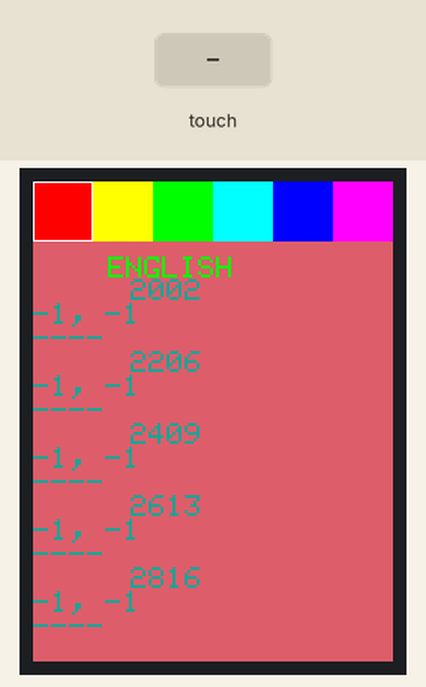
Recording of a sketch running on a simulated Arduino Leonardo, built with avr-gcc and run on an emulated ATmega32U4. Parts: 240×320 colour display. Inputs (shaded band) come from the test bench. What the sketch prints to the serial monitor is not drawn.

Above: at 2.9 s.
3.0 s: touch panel pressed at 13 % / 10 % of its raw x / y range
At 3.39 s:
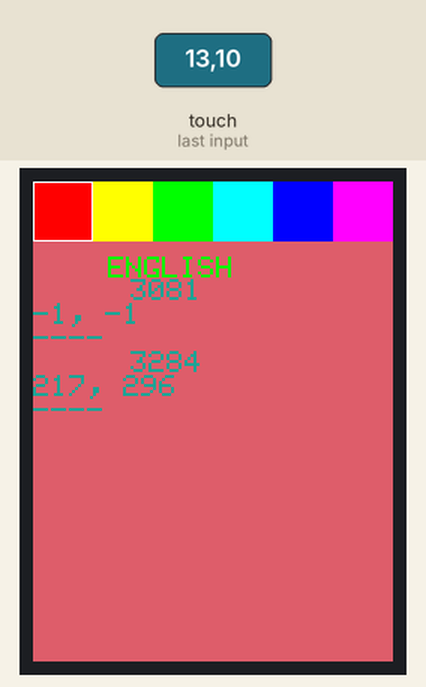
4.7 s: touch panel pressed at 38 % / 10 % of its raw x / y range
At 5.07 s:
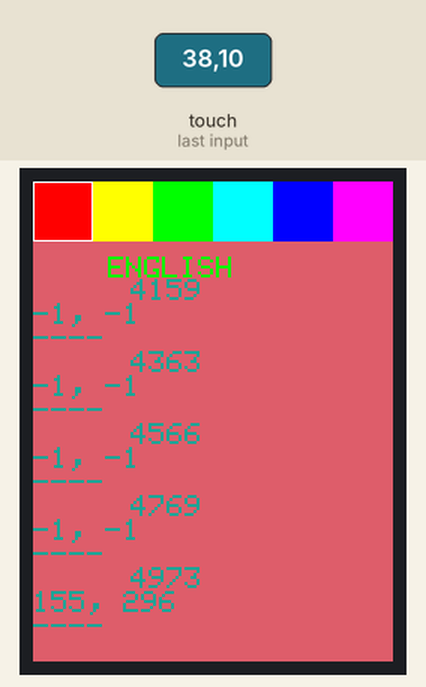
Timing chart, 0 to 7.7 s (numbered marks = the images above; inputs shaded):
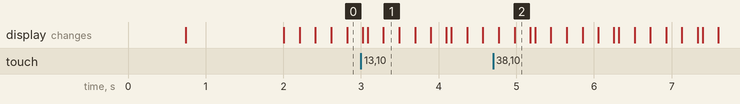

The sketch:

R2BB8v6_BackendTest.ino
```cpp
// Paint example specifically for the TFTLCD breakout board.
// If using the Arduino shield, use the tftpaint_shield.pde sketch instead!
// DOES NOT CURRENTLY WORK ON ARDUINO LEONARDO

#include "./Util/UtilMacros.h"

#include <Adafruit_GFX.h>//         - Core graphics library
#include "./Graphics/Colors.h"//    - Predefined 16-Bit Color Macros
//
#include "./Hardware/HAL.h"//       - Hardware Abstraction Layer

#include "BB8_Strings.h" //         - Localized Strings

#include "./Menu/ButtonItem.h"//    - Buttons.

RectRegion* EraseButton = new RectRegion(0,HAL.HEIGHT-11, HAL.WIDTH, 11);
RectRegion* PaintRegion = new RectRegion(0,BOXSIZE, HAL.WIDTH, HAL.HEIGHT-BOXSIZE);
RectRegion* TimerRegion = new RectRegion(0,BOXSIZE+25, HAL.WIDTH, HAL.HEIGHT-BOXSIZE);

// MenuItem* buttons[] = {
//   new ButtonItem(new RectRegion(BOXSIZE*0,BOXSIZE, BOXSIZE, BOXSIZE), RED),
//   new ButtonItem(new RectRegion(BOXSIZE*1,BOXSIZE, BOXSIZE, BOXSIZE), YELLOW),
//   new ButtonItem(new RectRegion(BOXSIZE*2,BOXSIZE, BOXSIZE, BOXSIZE), GREEN),
//   new ButtonItem(new RectRegion(BOXSIZE*3,BOXSIZE, BOXSIZE, BOXSIZE), CYAN),
//   new ButtonItem(new RectRegion(BOXSIZE*4,BOXSIZE, BOXSIZE, BOXSIZE), BLUE),
//   new ButtonItem(new RectRegion(BOXSIZE*5,BOXSIZE, BOXSIZE, BOXSIZE), MAGENTA)
// };


void setup(void) {
  Serial.begin(9600);
  Serial.println("> Begin");
  //Initialize Data Structures:
  populateStrings();
                                                                                Serial.println("Strings Initialized.");

  init_HAL();
                                                                                Serial.println("HAL Initialized.");
                                                                                Serial.print("Screen Size:");
                                                                                Serial.print(HAL.tft.width());
                                                                                Serial.print("x");
                                                                                Serial.println(HAL.tft.height());

  HAL.tft.setCursor(50, 50);
  HAL.tft.setTextColor(GREEN);  HAL.tft.setTextSize(2);
  HAL.tft.println(GSC(STR__LANGUAGE_NAME));
                                                                                Serial.println("Language Named.");

  delay(1000);
}

void loop() {
  static unsigned int loop_cnt = 0;
  static ScreenPosition* touch;
                                                                                Serial.print("Loop Begin: ");
                                                                                Serial.println(millis());
  touch = HAL.touchPosition();

  delay(200);
  if (loop_cnt % 5 == 0){
    HAL.eraseRegion(TimerRegion);
    HAL.tft.setCursor(65, 65);
  } else{
    HAL.tft.setCursor(65, HAL.tft.getCursorY());
  } // loopcnt%?
  HAL.tft.setTextColor(0xFFFF-BGCOLOR);  HAL.tft.setTextSize(2);
  HAL.tft.println(String(millis()));
  HAL.tft.print(touch->x);
  HAL.tft.print(", ");
  HAL.tft.println(touch->y);

  HAL.tft.println("----");
                                                                                Serial.print("Loop End: ");
                                                                                Serial.println(millis());

  // if( EraseButton.contains(touch) ){
  //   HAL.eraseRegion(PaintRegion);
  // }

  // for(auto& button : buttons){
  //   button->update(touch);
  //   button->draw();
  // }

  //
  //
  // if (p.y < BOXSIZE) {
  //    oldcolor = currentcolor;
  //
  //    if (p.x < BOXSIZE) {
  //      currentcolor = RED;
  //      HAL.tft.drawRect(0, 0, BOXSIZE, BOXSIZE, WHITE);
  //    } else if (p.x < BOXSIZE*2) {
  //      currentcolor = YELLOW;
  //      HAL.tft.drawRect(BOXSIZE, 0, BOXSIZE, BOXSIZE, WHITE);
  //    } else if (p.x < BOXSIZE*3) {
  //      currentcolor = GREEN;
  //      HAL.tft.drawRect(BOXSIZE*2, 0, BOXSIZE, BOXSIZE, WHITE);
  //    } else if (p.x < BOXSIZE*4) {
  //      currentcolor = CYAN;
  //      HAL.tft.drawRect(BOXSIZE*3, 0, BOXSIZE, BOXSIZE, WHITE);
  //    } else if (p.x < BOXSIZE*5) {
  //      currentcolor = BLUE;
  //      HAL.tft.drawRect(BOXSIZE*4, 0, BOXSIZE, BOXSIZE, WHITE);
  //    } else if (p.x < BOXSIZE*6) {
  //      currentcolor = MAGENTA;
  //      HAL.tft.drawRect(BOXSIZE*5, 0, BOXSIZE, BOXSIZE, WHITE);
  //    }
  //
  //    if (oldcolor != currentcolor) {
  //       if (oldcolor == RED) HAL.tft.fillRect(0, 0, BOXSIZE, BOXSIZE, RED);
  //       if (oldcolor == YELLOW) HAL.tft.fillRect(BOXSIZE, 0, BOXSIZE, BOXSIZE, YELLOW);
  //       if (oldcolor == GREEN) HAL.tft.fillRect(BOXSIZE*2, 0, BOXSIZE, BOXSIZE, GREEN);
  //       if (oldcolor == CYAN) HAL.tft.fillRect(BOXSIZE*3, 0, BOXSIZE, BOXSIZE, CYAN);
  //       if (oldcolor == BLUE) HAL.tft.fillRect(BOXSIZE*4, 0, BOXSIZE, BOXSIZE, BLUE);
  //       if (oldcolor == MAGENTA) HAL.tft.fillRect(BOXSIZE*5, 0, BOXSIZE, BOXSIZE, MAGENTA);
  //    }
  // }
  // if (((p.y-PENRADIUS) > BOXSIZE) && ((p.y+PENRADIUS) < tft.height())) {
  //   HAL.tft.fillCircle(p.x, p.y, PENRADIUS, currentcolor);
  // }

loop_cnt++;
}
```

BB8_Strings.h
```cpp
/****
  * Flash Storage of All User-Facing Strings, across Multiple Languages.
  *
  * The purpose of the following structure is to maximize the ability to
  * localize strings on the fly while minimizing MCU memory consumption,
  * namely RAM but also program space.
****/
#ifndef _BB8_STRINGS_H
#define _BB8_STRINGS_H


#include <WString.h>

//Number of Languages:
#define NUM_LANG 2
//Language Indices for the Subsequent String Arrays.
#define LID_ENGLISH 0
#define LID_SPANISH 1

byte CURR_LANG = 0;// Variable for Current Language

/*
 Safely get a String from the desired Array in the Given Language, lang,
 returning the English result if no string is defined for the desired language.
 Example Call: GetString(STR__LANGUAGE_NAME, LID_ENGLISH)
*/
const __FlashStringHelper* GetString(const __FlashStringHelper* arr[], byte lang){
  const __FlashStringHelper* ret_str = arr[0];
  if(arr[lang] != nullptr){
    ret_str = arr[lang];
  }
  return ret_str;
}
//Shorthand:
#define GS(a,l) GetString(a,l)
//Get String in Current Language:
#define GSC(a) GetString(a, CURR_LANG)

/*
 Stores the Given String in PROGMEM Flash.
 This macro exists in case MCUs are changed and the flash storage technique
 is different.
*/
#define SS(s) F(s)

////////////////////////////////////////////////////////////////////////////////
////////////////////////////////////////////////////////////////// -- STRINGS --
////////////////////////////////////////////////////////////////////////////////
const __FlashStringHelper* STR__LANGUAGE_NAME[NUM_LANG];/// PROGMEMify?

const __FlashStringHelper* STR__X_Position[NUM_LANG];
const __FlashStringHelper* STR__Y_Position[NUM_LANG];
const __FlashStringHelper* STR__Z_Position[NUM_LANG];

const __FlashStringHelper* STR__Job_Percentage[NUM_LANG];
const __FlashStringHelper* STR__Time_Remaining[NUM_LANG];

const __FlashStringHelper* STR__Hotend_Temp[NUM_LANG];

// This function exists because #PSTR/F (inside #SS) must be called from within
// a function.
void populateStrings(){
  static bool populated = 0;
  //Name of Language at Index
  if(!populated){
    /////////////////////////////////////////////////////////////// - META DATA
    STR__LANGUAGE_NAME[LID_ENGLISH] = SS("ENGLISH");
    STR__LANGUAGE_NAME[LID_SPANISH] = SS("ESPANOL");

    ///////////////////////////////////////////////////////////// - POSITIONING
    STR__X_Position[LID_ENGLISH] = SS("X Position");
    STR__X_Position[LID_SPANISH] = SS("Posicion X");

    STR__Y_Position[LID_ENGLISH] = SS("Y Position");
    STR__Y_Position[LID_SPANISH] = SS("Posicion Y");

    STR__Z_Position[LID_ENGLISH] = SS("Z Position");
    STR__Z_Position[LID_SPANISH] = SS("Posicion Z");

    //////////////////////////////////////////////////////////// - PROJECT DATA
    STR__Job_Percentage[LID_ENGLISH] = SS("Job Percentage");
    STR__Job_Percentage[LID_SPANISH] = SS("Porcentaje de Trabajo");

    STR__Time_Remaining[LID_ENGLISH] = SS("Time Remaining");
    STR__Time_Remaining[LID_SPANISH] = SS("Tiempo Restante");

    ///////////////////////////////////////////////////////////// - 3D PRINTING
    STR__Hotend_Temp[LID_ENGLISH] = SS("Hotend Temperature");
    STR__Hotend_Temp[LID_SPANISH] = SS("Temperatura de Hotend");
    populated = 1;
  }
};


#endif //_BB8_STRINGS_H
```

Colors.h
```cpp
/* Macros for Hex Codes of Common 16-Bit Colors */
#ifndef _BB8_COLORS_H
#define _BB8_COLORS_H

//System-Wide Background Color
#define BGCOLOR 0xDAED

//Special Color Code Indicating No Color Should be Used for the Given Object
#define NO_COLOR 0xFFFE

#define	BLACK   0x0000
#define WHITE   0xFFFF

#define	RED     0xF800

#define YELLOW  0xFFE0

#define	GREEN   0x07E0

#define	BLUE    0x001F
#define CYAN    0x07FF

#define MAGENTA 0xF81F


#endif //_BB8_COLORS_H
```

GO_Rectangle.h
```cpp
/****
 * Defines a Rectangle Graphics Object.
****/
#ifndef _CLASS_GO_RECTANGLE_H
#define _CLASS_GO_RECTANGLE_H

#include "GraphicsObject.h"
#include "../Hardware/HAL.h"
#include "Colors.h"


class GO_Rectangle : public GraphicsObject{
  public:
    // Constructs a Rectangle Graphics Object with Shape and Position defined by
    // the Given RectRegion, Outline defined by co, and Fill Color by cf.
    GO_Rectangle(RectRegion* s, uint16_t co, uint16_t cf){
      this->shape = s;
      this->color_outline = co;
      this->color_fill = cf;
    }

    // Draw the Graphics Object onto the Screen
    void draw(){
      RectRegion* reg = ((RectRegion*) shape);
      if(color_fill != NO_COLOR){
        HAL.tft.fillRect(
          reg->upperLeft.x, reg->upperLeft.y,
          reg->width, reg->height,
          color_fill
        );
      }
      if(color_outline != NO_COLOR){
        HAL.tft.drawRect(
          reg->upperLeft.x, reg->upperLeft.y,
          reg->width, reg->height,
          color_outline
        );
      }
    }
};


#endif //_CLASS_GO_RECTANGLE_H
```

GraphicsObject.h
```cpp
/****
 * Defines Abstract Features of a Graphics Object (shape), it's Region on the
 * Screen, and Associated Drawing Functions.
****/
#ifndef _CLASS_GRAPHICSOBJECT_H
#define _CLASS_GRAPHICSOBJECT_H

#include "../Util/ScreenPosition.h"
#include "../Hardware/HAL.h"


class GraphicsObject {
  public:
    ScreenRegion* shape; // Contains the Pertinent Information about the Shape
                        //  of this Graphics Object

    // If either of the following is set to NO_COLOR as defined in Colors.h, the
    // feature should not be drawn.
    uint16_t color_outline; //  - Color of GraphicsObject Outline
    uint16_t color_fill;//      - Color of GraphicsObject Fill

    // Constructs an Null/Empty GraphicsObject
    GraphicsObject(void){ };

    // Draw the Graphics Object onto the Screen
    virtual void draw() = 0;
};


#endif //_CLASS_GRAPHICSOBJECT_H
```

ButtonItem.h
```cpp
/****
 * Defines a Standard (themed) Interactive Button to Serve as a MenuItem
****/
#ifndef _CLASS_BUTTONITEM_H
#define _CLASS_BUTTONITEM_H

#include "MenuItem.h"
#include "../Graphics/Colors.h"
#include "../Graphics/GO_Rectangle.h"

class ButtonItem : public MenuItem{
  public:
    void (*action)();//       - Action to Perform when Clicked (externally settable)

    // Constructs a Standard Interactive Button in the Given Region
    ButtonItem(RectRegion* reg_){
      this->region = reg_;
      GraphicsObject* shps[] = {
        new GO_Rectangle(reg_, NO_COLOR, BLUE)
      };
      this->num_shapes = 1;
      memcpy(this->shapes, shps, sizeof(shps));

    };
    // Constructs a Interactive Button in the Given Region with special fill
    // color fc.
    ButtonItem(RectRegion* reg_, uint16_t fc){
      this->region = reg_;
      GraphicsObject* shps[] = {
        new GO_Rectangle(reg_, NO_COLOR, fc)
      };
      this->num_shapes = 1;
      memcpy(this->shapes, shps, sizeof(shps));
    };

    // Updates the Screen Region Containing this Menu Item if Touched.
    void update(ScreenPosition& touch_point){
      if(this->region->contains(touch_point)){
        // Toggle Outline Color When Clicked:
        if(this->shapes[0]->color_outline == NO_COLOR){
          this->shapes[0]->color_outline = WHITE;
        } else{
          this->shapes[0]->color_outline = NO_COLOR;
        }

        // Perform Associated Action:
        this->action();
      }
    }
};

#endif //_CLASS_BUTTONITEM_H
```

MenuItem.h
```cpp
/****
 * Defines the Abstract Functional and Visual Attributes of a Menu Item used in
 * a Menu in a Window.
****/
#ifndef _CLASS_MENUITEM_H
#define _CLASS_MENUITEM_H

#include "../Util/ScreenPosition.h"
#include "../Util/ScreenRegion.h"
#include "../Graphics/GraphicsObject.h"

#define _MENUITEM_MAX_NUM_SHAPES 4

class MenuItem {
  public:
    ScreenRegion* region;//   - Region of the Screen Occupied by this MenuItem (clickable region)
    // GraphicsObjects which Define this MenuItem:
    GraphicsObject* shapes[_MENUITEM_MAX_NUM_SHAPES];
    byte num_shapes = 0; ///  - Number of Shapes in this MenuItem

    void (*action)();//       - Action to Perform when Clicked (externally settable)

    // Constructs an Null/Empty ScreenRegion
    MenuItem(void){ };

    // Draws this MenuItem
    void draw(){
      for(int i=0; i<num_shapes; i++){
        shapes[i]->draw();
      }
    }

    // Updates the Screen Region Containing this Menu Item if Touched.
    virtual void update(ScreenPosition& touch_point){
      if(this->region->contains(touch_point)){
        // Override to do Other Things for Certain Items (like highlight button)
        this->action();
      }
    }
};

#endif //_CLASS_MENUITEM_H
```

RectRegion.h
```cpp
/****
 * Defines a Rectangular Region on the Screen
****/
#ifndef _CLASS_RECTREGION_H
#define _CLASS_RECTREGION_H

#include "ScreenRegion.h"
#include "ScreenPosition.h"

class RectRegion : public ScreenRegion{
  public:
    ScreenPosition upperLeft;
    int16_t width;
    int16_t height;

    // Constructs an Null/Empty Rectangular Region
    RectRegion(void)
    : upperLeft(0,0)
    {
      width = 0;
      height = 0;
    }

    // Constructs a Rectangular Region of the Screen from the Position of its
    // UpperLeft Corner, width and height.
    RectRegion(int16_t x_ul, int16_t y_ul, int16_t w, int16_t h)
    : upperLeft(x_ul, y_ul)
    {
      width = w;
      height = h;
    }

    // Constructs a Region of the Screen from the Position of its Center Position,
    // width and height.
    static RectRegion* constructFromCenter(int16_t xc, int16_t yc, int16_t w, int16_t h){
      return new RectRegion((xc - w/2), (yc - h/2), w, h);
    }
    static RectRegion* constructFromCenter(ScreenPosition& cp, int16_t w, int16_t h){
      return new RectRegion((cp.x - w/2), (cp.y - h/2), w, h);
    }

    // Returns the Position of the Center of this Region.
    ScreenPosition* centerPosition(){
      return new ScreenPosition(upperLeft.x + width/2, upperLeft.y + height/2);
    }

    // Translate the Given Screen Region by Dx, Dy
    virtual void translate(int16_t Dx, int16_t Dy){
      upperLeft = ScreenPosition(upperLeft.x+Dx, upperLeft.y+Dy);
    }

    using ScreenRegion::contains;

    // Returns Whether the given Point (x,y) is Contained within this Region.
    bool contains(int16_t x, int16_t y){
      return ( containsX(x) && containsY(y) );
    }

    // Returns Whether the given X-Position is Contained within this Region.
    bool containsX(int16_t x){
      return ( (x >= upperLeft.x) && (x <= (upperLeft.x+width)) );
    }
    // Returns Whether the given Y-Position is Contained within this Region.
    bool containsY(int16_t y){
      return ( (y >= upperLeft.y) && (y <= (upperLeft.y+height)) );
    }

    bool operator==(RectRegion& r1){
      return  ( (r1.upperLeft == upperLeft) &&
                (r1.width == width) &&
                (r1.height == height) );
    }
    bool operator!=(RectRegion& r1){
      return  ( (r1.upperLeft != upperLeft) ||
                (r1.width != width) ||
                (r1.height != height) );
    }
};


#endif //_CLASS_RECTREGION_H
```

ScreenPosition.h
```cpp
/****
 * Defines a Position on the Screen
****/
#ifndef _CLASS_SCREENPOSITION_H
#define _CLASS_SCREENPOSITION_H


class ScreenPosition {
  public:
    ScreenPosition(void){
      x = y = 0;
    }
    ScreenPosition(int16_t x_, int16_t y_){
      x = x_;
      y = y_;
    }
    ~ScreenPosition(void){
      delete& x;
      delete& y;
    }

    ScreenPosition operator+(ScreenPosition& p1){
      return ScreenPosition(x+p1.x, y+p1.y);
    }
    bool operator==(ScreenPosition& p1){
      return  ((p1.x == x) && (p1.y == y));
    }
    bool operator!=(ScreenPosition& p1){
      return  ((p1.x != x) || (p1.y != y));
    }

    int16_t x, y;
};


#endif //_CLASS_SCREENPOSITION_H
```

ScreenRegion.h
```cpp
/****
 * Defines Abstract Features of Any Region on the Screen
****/
#ifndef _CLASS_SCREENREGION_H
#define _CLASS_SCREENREGION_H

#include "ScreenPosition.h"

class ScreenRegion {
  public:
    // Constructs an Null/Empty ScreenRegion
    ScreenRegion(void){ };

    // Returns the Position of the Center of this Region.
    virtual ScreenPosition* centerPosition() = 0;

    // Translate the Given Screen Region by Dx, Dy
    virtual void translate(int16_t Dx, int16_t Dy) = 0;
        // Translate the Given Screen Region by the Amount Stored in Dp
    void translate(ScreenPosition Dp){
      this->translate(Dp.x,Dp.y);
    }

    // Returns Whether the given ScreenPoint is Contained within this Region.
    bool contains(ScreenPosition& p){
      return contains(p.x, p.y);
    }
    bool contains(ScreenPosition* p){
      return contains(p->x, p->y);
    }
    // Returns Whether the given Point (x,y) is Contained within this Region.
    virtual bool contains(int16_t x, int16_t y) = 0;
    // Returns Whether the given X-Position is Contained within this Region.
    virtual bool containsX(int16_t x) = 0;
    // Returns Whether the given Y-Position is Contained within this Region.
    virtual bool containsY(int16_t y) = 0;
};


#endif //_CLASS_SCREENREGION_H
```

UtilMacros.h
```cpp
#ifndef _UTILMACROS_H
#define _UTILMACROS_H

#define N_ARR(x)  (sizeof(x) / sizeof((x)[0]))

#endif //_UTILMACROS_H
```

Source omitted: HAL.h (1606 bytes), R2BB8_HAL.h (2100 bytes)
